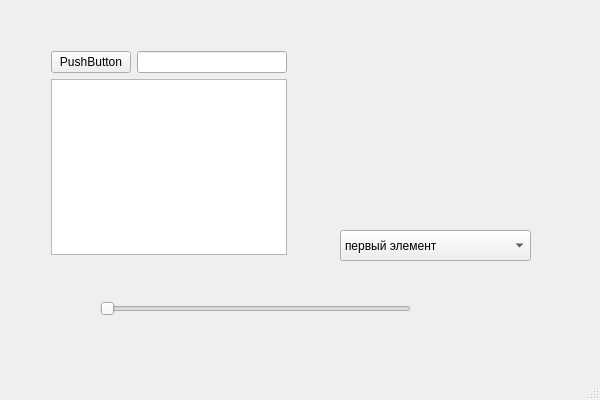
<?xml version="1.0" encoding="UTF-8"?>
<ui version="4.0">
 <class>QTThemeTestClass</class>
 <widget class="QMainWindow" name="QTThemeTestClass">
  <property name="geometry">
   <rect>
    <x>0</x>
    <y>0</y>
    <width>600</width>
    <height>400</height>
   </rect>
  </property>
  <property name="windowTitle">
   <string>QTThemeTest</string>
  </property>
  <widget class="QWidget" name="centralWidget">
   <widget class="QComboBox" name="comboBox">
    <property name="geometry">
     <rect>
      <x>340</x>
      <y>230</y>
      <width>191</width>
      <height>31</height>
     </rect>
    </property>
    <item>
     <property name="text">
      <string>первый элемент</string>
     </property>
    </item>
    <item>
     <property name="text">
      <string>второй элемент</string>
     </property>
    </item>
    <item>
     <property name="text">
      <string>третий  элемент</string>
     </property>
    </item>
    <item>
     <property name="text">
      <string>четвёртый элемент</string>
     </property>
    </item>
   </widget>
   <widget class="QSlider" name="horizontalSlider">
    <property name="geometry">
     <rect>
      <x>100</x>
      <y>300</y>
      <width>311</width>
      <height>18</height>
     </rect>
    </property>
    <property name="orientation">
     <enum>Qt::Horizontal</enum>
    </property>
   </widget>
   <widget class="QWidget" name="">
    <property name="geometry">
     <rect>
      <x>40</x>
      <y>40</y>
      <width>258</width>
      <height>226</height>
     </rect>
    </property>
    <layout class="QVBoxLayout" name="verticalLayout">
     <item>
      <layout class="QHBoxLayout" name="horizontalLayout">
       <item>
        <widget class="QPushButton" name="pushButton">
         <property name="text">
          <string>PushButton</string>
         </property>
        </widget>
       </item>
       <item>
        <widget class="QLineEdit" name="lineEdit"/>
       </item>
      </layout>
     </item>
     <item>
      <widget class="QTextEdit" name="textEdit"/>
     </item>
    </layout>
   </widget>
  </widget>
  <widget class="QMenuBar" name="menuBar">
   <property name="geometry">
    <rect>
     <x>0</x>
     <y>0</y>
     <width>600</width>
     <height>22</height>
    </rect>
   </property>
  </widget>
  <widget class="QStatusBar" name="statusBar"/>
 </widget>
 <layoutdefault spacing="6" margin="11"/>
 <resources>
  <include location="QTThemeTest.qrc"/>
 </resources>
 <connections/>
</ui>
